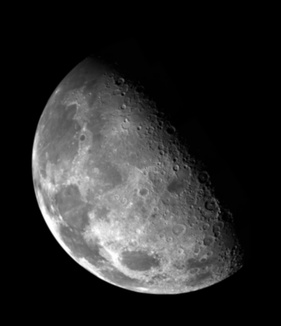
%> input picture 大三下数字图像处理/20200506/Fig3.40(a).jpg, 281 x 326 px, shrunk from 464 x 538 before the run
$ octave test4.m   (GNU Octave 9; MATLAB toolbox functions it lacks are replaced by stand-ins)
%> lines starting %> are read from the running program, lines starting %| are printed output that depends on the picture
clc;
clear;

src1=imread('Fig3.40(a).jpg');
%> src1 is the input picture: size 326x281 uint8; min 0, max 255, mean 42.6
src2=imread('Fig10.10(a).jpg');
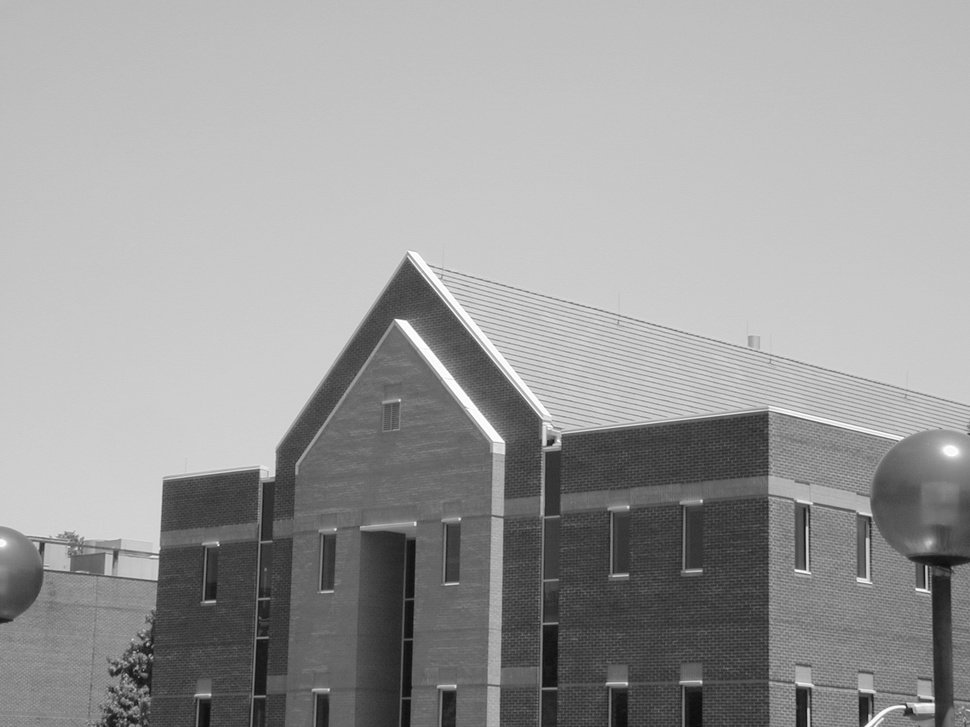
%> input picture 大三下数字图像处理/20200506/Fig10.10(a).jpg, 970 x 727 px, shrunk from 1600 x 1200 before the run
%> src2 is the input picture: size 727x970 uint8; min 12, max 255, mean 155.4
subplot(3,2,1),imshow(src1);
title('原图1');
subplot(3,2,2),imshow(src2);
title('原图2');
src1d=im2double(src1);
src2d=im2double(src2);
w=fspecial('laplacian',0);

g1 = imfilter(src1,w,'replicate');
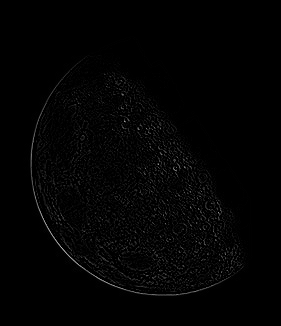
%> g1: size 326x281 uint8; min 0, max 183, mean 3.2
G1=src1-g1;
subplot(3,2,3),imshow(G1);
title('图一拉普拉斯增强不带对角线');imwrite(G1,'111.jpg');

g2 = imfilter(src2,w,'replicate');
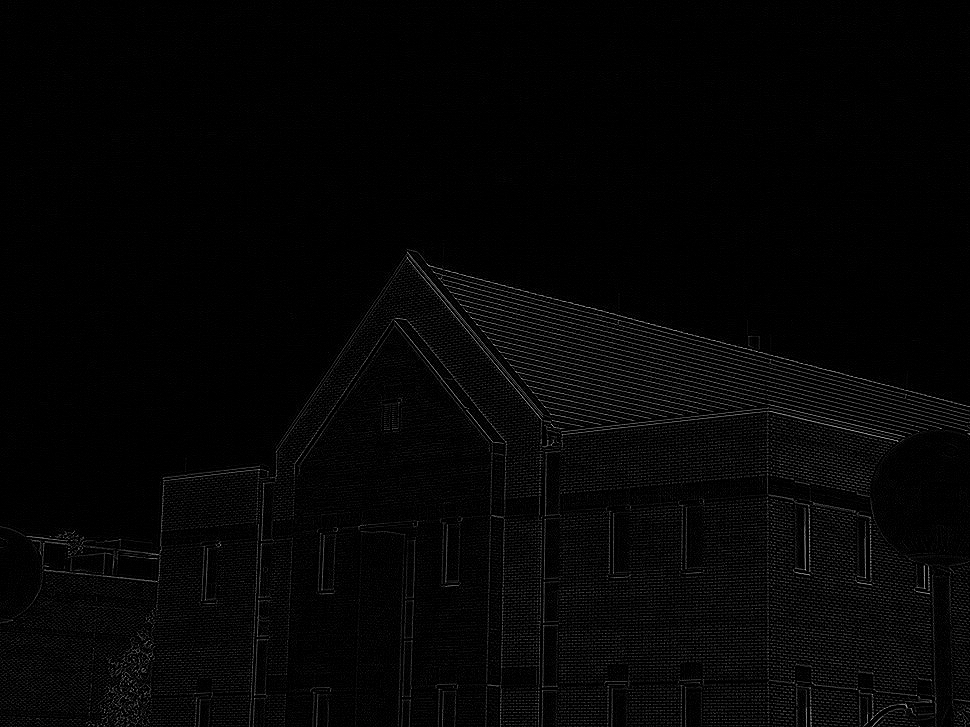
%> g2: size 727x970 uint8; min 0, max 195, mean 5.2
G2=src2-g2;
subplot(3,2,4),imshow(G2);
title('图二拉普拉斯增强不带对角线');

w2=[1 1 1;1 -8 1;1 1 1];
g3=imfilter(src1,w2,'replicate');
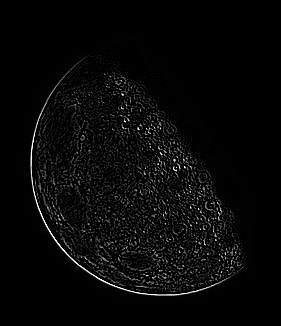
%> g3: size 326x281 uint8; min 0, max 255, mean 7.8
G3=src1-g3;
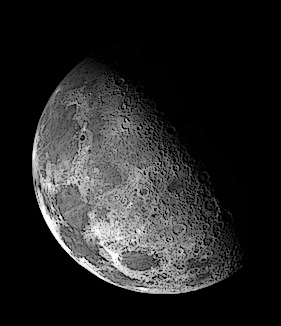
%> G3: size 326x281 uint8; min 0, max 255, mean 37.1
subplot(3,2,5),imshow(G3);
title('图一拉普拉斯增强带对角线');imwrite(G3,'222.jpg');

g4=imfilter(src2,w2,'replicate');
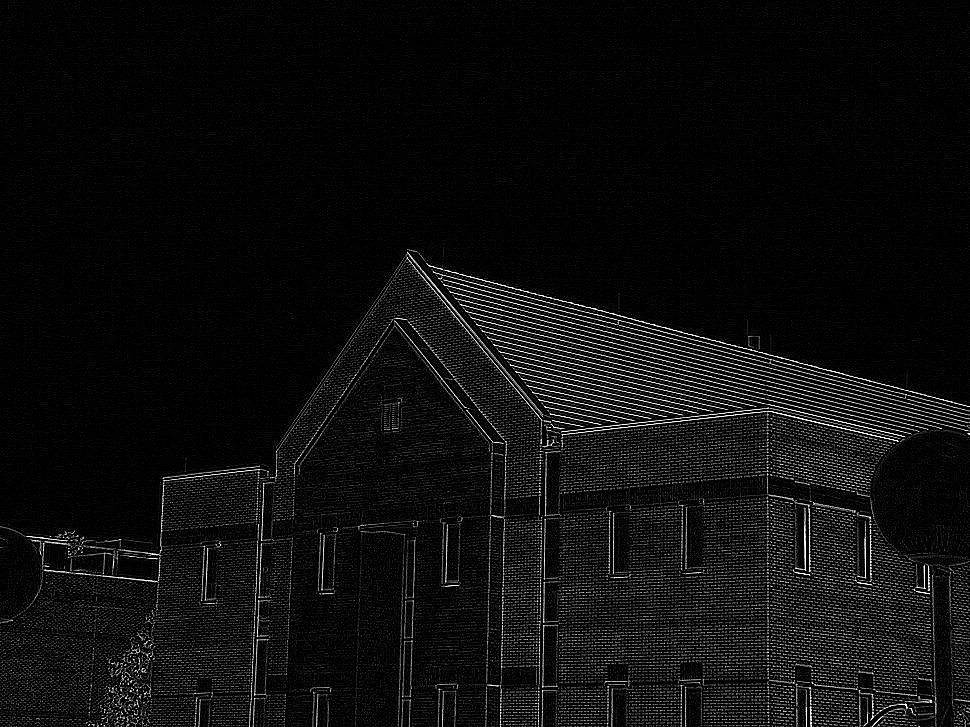
%> g4: size 727x970 uint8; min 0, max 255, mean 13.7
G4=src2-g4;
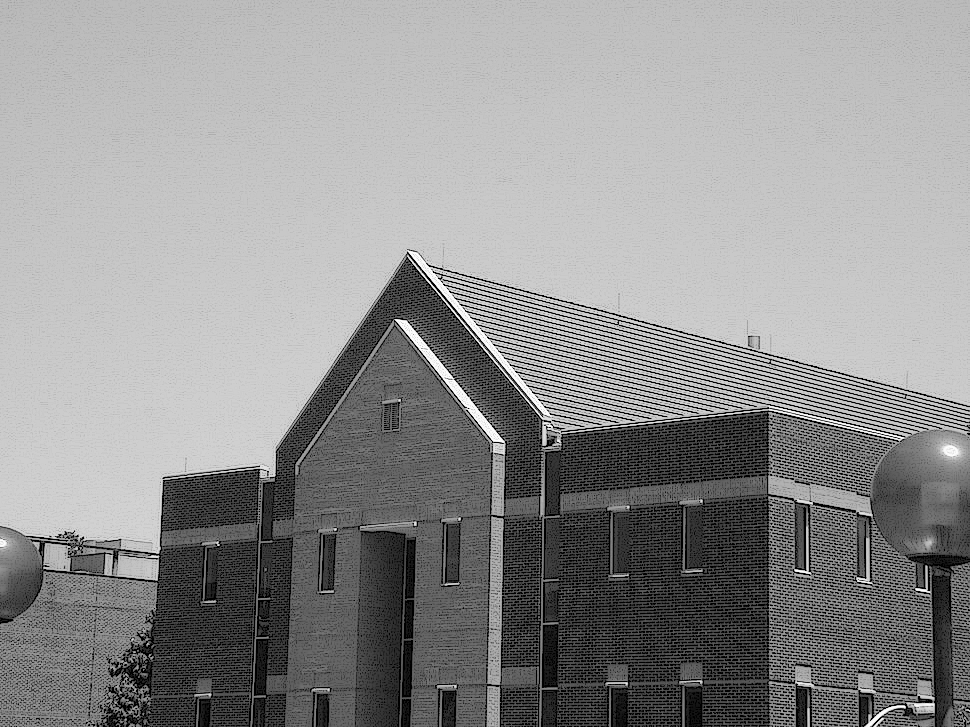
%> G4: size 727x970 uint8; min 0, max 255, mean 144.4
subplot(3,2,6),imshow(G4);
title('图二拉普拉斯增强带对角线');
